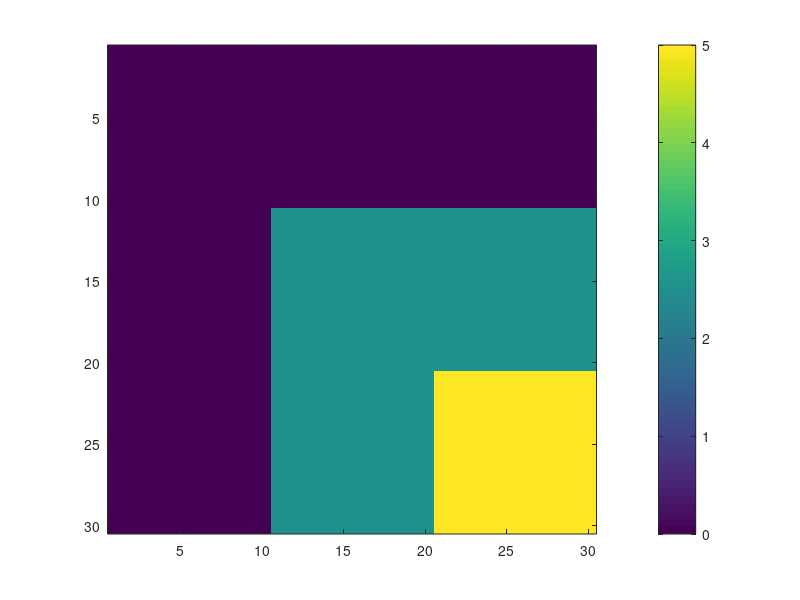
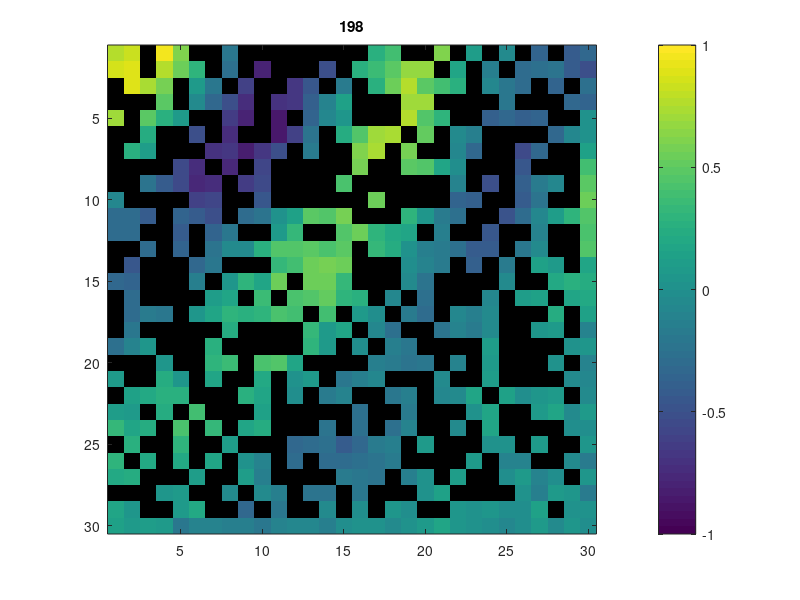

The MATLAB script that drew these images, in order: (Note: this script raises an error after producing the figures.)
%% Resample
load('Waves_ObsAttenAlp5.mat');

rng(0);
Xn=W30_2(:,:,301:500);
figure
imagesc(alpha)
axis square
colorbar

Xmin = min(Xn(:));
Xmax = max(Xn(:));
Xn = 2*((Xn-Xmin)/(Xmax-Xmin)-0.5);
noise = (std(Xn(:))*0.2)*randn(size(Xn)); 
Xn = Xn+noise;
x_lb = 1*dx;
y_lb = 1*dy;
t_lb = 2*dt;

x_onecol = x_lb: dx: x_lb+29*dx; 
y_onerow = y_lb:dy:y_lb+29*dy;
t_oneslice = t_lb: dt: t_lb+197*dt;

%t_intoneslice = 0.02:0.005:1.995;
t_intoneslice = t_lb:dt:t_lb+197*dt;
T = [];
for i = 1:length(t_intoneslice)
    T = [T, t_intoneslice(i)*ones(1,length(x_onecol)*length(y_onerow))];
end

Usel = Xn(:,:, 2:1:2+197);

U0 = [];
for k=1:198
    for j=1:30
        for i=1:30
            U0 = [U0, Usel(i,j,k)];
        end
    end
end

% test if U0 is correct
U0_rec = zeros(30,30,198);
for k=1:198
    for j=1:30
        for i=1:30
            U0_rec(i,j,k) = U0(900*(k-1)+30*(j-1)+i);
        end
    end
end
U_diff = abs(Usel-U0_rec);
diffsum = sum(U_diff(:));
% end test

coor_ind_ori = 1:length(y_onerow)*length(x_onecol);
coor_ind_add = [];
for i=1:length(coor_ind_ori)
    if(mod(i,30)==0 || i>870 || mod(i-1,31)==0)
        coor_ind_add = [coor_ind_add,coor_ind_ori(i)];
        coor_ind_ori(i) = -1;
    end
end
coor_ind_from = coor_ind_ori;
coor_ind_from(coor_ind_from == -1) = [];

Smpl = randsample(coor_ind_from, floor(length(coor_ind_from)*0.5));
Smpl = [Smpl,coor_ind_add];


[Smpl,sind] = sort(Smpl,'ascend');

X1 = repmat(x_onecol,1,length(y_onerow));
X0 = repmat(X1(Smpl),1,length(t_oneslice)); %vectorize

Y0=[];
for i=1:length(y_onerow)
    Y0 = [Y0, y_onerow(i)*ones(1,length(x_onecol))];
end
Y0 = repmat(Y0(Smpl),1,length(t_oneslice));

T0 = [];
for i = 1:length(t_oneslice)
    T0 = [T0, t_oneslice(i)*ones(1,length(Smpl))];
end

t_intoneslice = t_oneslice;%0.01:0.005:1.985;
T = [];
for i = 1:length(t_intoneslice)
    T = [T, t_intoneslice(i)*ones(1,length(x_onecol)*length(y_onerow))];
end

Y=[];
for i=1:length(y_onerow)
    Y = [Y, y_onerow(i)*ones(1,length(x_onecol))];
end
Y = repmat(Y,1,length(t_intoneslice));

X = repmat(repmat(x_onecol,1,length(y_onerow)),1,length(t_intoneslice)); %vectorize

M1 = mod(Smpl-1,30)+1;%x
M2 = floor((Smpl-1)/30)+1;%y
M = [M1',M2'];


U0 = [];
for t=2:199
    for i=1:size(M,1)
        U0 = [U0, Xn(M(i,1),M(i,2),t)];
    end
end

Urec = nan(30,30,198);
for i=1:198
    for j=1:length(M)
        Urec(M(j,1),M(j,2),i) = U0((i-1)*length(M)+j);
    end
end

figure
for i=1:198
    Data_Array = Urec(:,:,i);
    imAlpha=ones(size(Data_Array));
    imAlpha(isnan(Data_Array))=0;
    imagesc(Data_Array,'AlphaData',imAlpha);
    set(gca,'color',0*[1 1 1]);
    axis square
    colorbar
    caxis([-1 1])
    title(num2str(i))
    pause(.2)
end
%% 
ds = arrayDatastore([X' Y' T']);
%%
numLayers = 5;
numNeurons = 200;
sz = [numNeurons 3];
numIn = numNeurons;
%%
C = c;
ALPHA = alpha;

parameters = struct;

parameters.fc1.Weights = initializeHe(sz,3);
parameters.fc1.Bias = initializeZeros([numNeurons 1]);

rnk = 5;
rnkAlpha = 5
mu = 0;
sigma = 0.1;

parameters.UL1 = initializeGaussian([length(x_onecol),rnk],mu,sigma);%([length(x_onecol),rnk]);
parameters.SVR1 = initializeGaussian([rnk,length(x_onecol)],mu,sigma);

parameters.UL2 = initializeGaussian([length(x_onecol),rnkAlpha],mu,sigma);%([length(x_onecol),rnk]);
parameters.SVR2 = initializeGaussian([rnkAlpha,length(x_onecol)],mu,sigma);

for layerNumber=2:numLayers-1
    name = "fc"+layerNumber;

    sz = [numNeurons numNeurons];
    numIn = numNeurons;
    parameters.(name).Weights = initializeHe(sz,numIn);
    parameters.(name).Bias = initializeZeros([numNeurons 1]);
end

parameters.("fc" + numLayers).Weights = initializeHe([1,numNeurons],numIn);
parameters.("fc" + numLayers).Bias = initializeZeros([1 1]);
%
%%
numEpochs = 5000;
miniBatchSize = length(X0);

executionEnvironment = "auto";

initialLearnRate = 1e-3;
decayRate = 2.5e-4;
%%
mbq = minibatchqueue(ds, ...
    MiniBatchSize=900*11, ...
    MiniBatchFormat="BC", ...
    OutputEnvironment=executionEnvironment);
%%
X0 = dlarray(X0,"CB");
Y0 = dlarray(Y0,"CB");
T0 = dlarray(T0,"CB");

ampAdj = 1/(max(U0(:))-min(U0(:)));
biasAdj = min(U0(:));
U0 = 2*(U0-biasAdj)*ampAdj-1;

U0 = dlarray(U0);

averageGrad = [];
averageSqGrad = [];

accfun = dlaccelerate(@modelLoss_2D_atten_var_wuSVD_noLossb);
%%
iteration = 0;
RECORD = cell(numEpochs,5);
LOSS = zeros(numEpochs,5);
LOSS_in = zeros(6,5);
lenT = 10; % in fact this is lenT-1

% Known entries are located in the right, bottom boundaries and the
% diagonal
addon = zeros(88,2);
for i=1:30
    addon(i,:) = i;
end
for i=31:59
    addon(i,1) = 30;
    addon(i,2) = i-30;
end
for i=60:88
    addon(i,1) = i-59;
    addon(i,2) = 30;
end

%%
for epoch = 1:numEpochs
    tic

    reset(mbq);
    ep_in = 0;
    iteration = iteration + 1;
    learningRate = initialLearnRate / (1+decayRate*iteration);
    while hasdata(mbq)
        ep_in = ep_in+1
       
        XYT = next(mbq);
        X = XYT(1,:);
        Y = XYT(2,:);
        T = XYT(3,:);

       [loss,lossF,lossU,loss_s,loss_b,LAM1,LAM2,gradients,vU,PDEterms] = dlfeval(accfun,parameters,X,Y,T,X0,Y0,T0,U0,lenT,C,ALPHA,10,addon);

        % Update the network parameters using the adamupdate function.
        [parameters,averageGrad,averageSqGrad] = adamupdate(parameters,gradients,averageGrad, ...
            averageSqGrad,iteration,learningRate);

        RECORD{epoch,1} = LAM1;
        RECORD{epoch,2} = LAM2;
        RECORD{epoch,4} = vU;
        
        LOSS_in(ep_in,1) = double(gather(extractdata(loss)));
        lossF_in = double(gather(extractdata(lossF)));
        LOSS_in(ep_in,2) = lossF_in;
        lossU_in = double(gather(extractdata(lossU)));
        LOSS_in(ep_in,3) = lossU_in;
        loss_s_in = double(gather(extractdata(loss_s)));
        LOSS_in(ep_in,4) = loss_s_in;
        loss_b_in = double(gather(extractdata(loss_b)));
        LOSS_in(ep_in,5) = loss_b_in;
    end
    epoch
    if(mod(epoch,100)==0)
        RECORD{epoch,3} = gradients;
        RECORD{epoch,5} = PDEterms;
    end
    % Plot training progress.
    loss = double(gather(extractdata(loss)));

    LOSS(epoch,1) = loss;
    lossF = double(gather(extractdata(lossF)));
    LOSS(epoch,2) = lossF;
    lossU = double(gather(extractdata(lossU)));
    LOSS(epoch,3) = lossU;
    loss_s = double(gather(extractdata(loss_s)));
    LOSS(epoch,4) = loss_s;
    loss_b = double(gather(extractdata(loss_b)));
    LOSS(epoch,5) = loss_b;
    %[loss, lossU]
    LOSS(epoch,1:5)
    if(mod(epoch,500)==0 || epoch==5)
        fname = strcat('Saved/',strcat(num2str(epoch),'STD20_RBD_r55.mat'));
        save(fname);
    end
    toc
end
